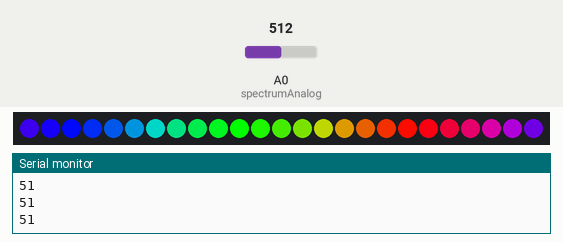
Simulated run of this sketch. Board: Arduino Uno, built with avr-gcc and run on an emulated ATmega328P. Parts: 25 RGB LEDs in strip order, left to right, the last lines printed to the serial monitor. The inputs (shaded band) are chosen by the test bench; at power-on: A0 (spectrumAnalog) = 512.

Above: at 1.2 s.
1.3 s: A0 (spectrumAnalog) set to 140
At 1.48 s:
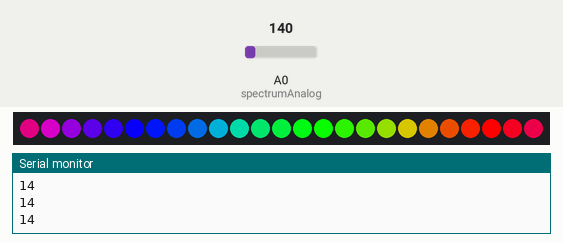
3.7 s: A0 (spectrumAnalog) set to 122
At 3.99 s:
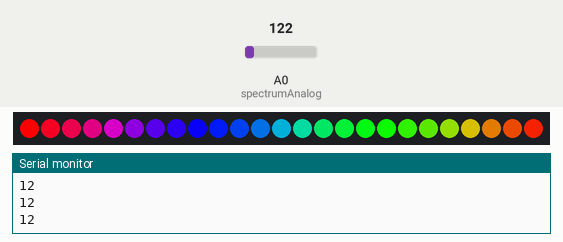
5.9 s: A0 (spectrumAnalog) set to 900
At 6.19 s:
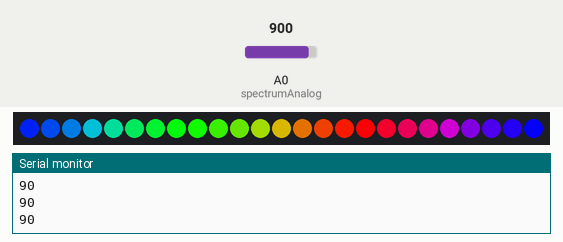
8.4 s: A0 (spectrumAnalog) set to 511
At 8.72 s:
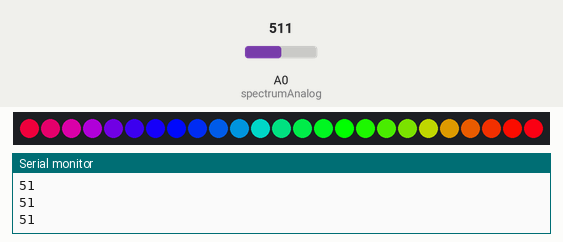
Timing chart, 0 to 11.4 s (numbered marks = the images above; inputs shaded):
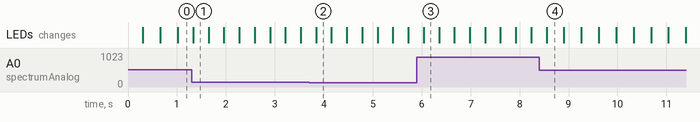

Measured:
- after the input at 1.3 s, the LEDs: change at once (image 1)
- after the input at 3.7 s, the LEDs: change after 0.14 s (image 2)
- after the input at 5.9 s, the LEDs: change after 0.14 s (image 3)
- after the input at 8.4 s, the LEDs: change after 0.15 s (image 4)

The sketch:

blip_sketch_may16a.ino
```cpp
#include "SPI.h"
#include "Adafruit_WS2801.h"

int spectrumReset=5;
int spectrumStrobe=4;
int spectrumAnalog=0;  //0 for left channel, 1 for right.

// Spectrum analyzer read values will be kept here.
int Spectrum[7];

//WS2801 strip = WS2801(32);

//int dataPin = 2;
//int clockPin = 3;

int dataPin = 11;
int clockPin = 12;

//WS2801 strip = WS2801(32, dataPin, clockPin);
Adafruit_WS2801 strip = Adafruit_WS2801(25, dataPin, clockPin);

void setup() {
  Serial.begin(9600);
  spectrum_init();

  strip.begin();
  strip.show(); // all off

  //rainbowCycle(5);

}

int pos = 0;

void loop() {
  // Some example procedures showing how to display to the pixels

  //colorWipe(Color(255, 0, 0), 10);
  //colorWipe(Color(0, 255, 0), 10);
  //colorWipe(Color(0, 0, 255), 10);
  //rainbow(10);
  //rainbowCycle(5);
  unsigned int Counter, Counter2;
  readSpectrum();

  Counter = (Spectrum[0]/10);
  //Counter = ((Spectrum[0] + Spectrum[1]+ Spectrum[2]+ Spectrum[3]+ Spectrum[4]+ Spectrum[5]+ Spectrum[6])/7)/10;
    Serial.println(Counter);
    //if(pos > 256 * 5){ // 5 strips 25 colors
   if(pos > 150){ // 1 strips 25 colors
      pos = 0;
    }

   if(Counter > 5){
    pos += Counter;
    //pos += 2;
    rainbowCycleOne(pos);
   }
   else{
    pos += 2;
    rainbowCycleOne(pos);
    delay(10);
   }
  //}

  /*
  for (pos=0; pos < 256 * 5; pos++) {     // 5 cycles of all 25 colors in the wheel
    rainbowCycleOne(pos);
  }*/
}

void rainbow(uint8_t wait) {
  int i, j;

  for (j=0; j < 256; j++) {     // 3 cycles of all 256 colors in the wheel
    for (i=0; i < strip.numPixels(); i++) {
      strip.setPixelColor(i, Wheel( (i + j) % 255));
    }
    strip.show();   // write all the pixels out
    delay(wait);
  }
}

// Slightly different, this one makes the rainbow wheel equally distributed
// along the chain
void rainbowCycle(uint8_t wait) {
  int i, j;

  for (j=0; j < 256 * 5; j++) {     // 5 cycles of all 25 colors in the wheel
    for (i=0; i < strip.numPixels(); i++) {
      // tricky math! we use each pixel as a fraction of the full 96-color wheel
      // (thats the i / strip.numPixels() part)
      // Then add in j which makes the colors go around per pixel
      // the % 96 is to make the wheel cycle around
      strip.setPixelColor(i, Wheel( ((i * 256 / strip.numPixels()) + j) % 256) );
    }
    strip.show();   // write all the pixels out
    delay(wait);
  }
}


void rainbowCycleOne(int j) {
  int i;

    for (i=0; i < strip.numPixels(); i++) {
      // tricky math! we use each pixel as a fraction of the full 96-color wheel
      // (thats the i / strip.numPixels() part)
      // Then add in j which makes the colors go around per pixel
      // the % 96 is to make the wheel cycle around
      strip.setPixelColor(i, Wheel( ((i * 256 / strip.numPixels()) + j) % 256) );
    }
    strip.show();   // write all the pixels out
    delay(15);
}

// fill the dots one after the other with said color
// good for testing purposes
void colorWipe(uint32_t c, uint8_t wait) {
  int i;

  for (i=0; i < strip.numPixels(); i++) {
      strip.setPixelColor(i, c);
      strip.show();
      delay(wait);
  }
}

/* Helper functions */

// Create a 24 bit color value from R,G,B
uint32_t Color(byte r, byte g, byte b)
{
  uint32_t c;
  c = r;
  c <<= 8;
  c |= g;
  c <<= 8;
  c |= b;
  return c;
}

//Input a value 0 to 255 to get a color value.
//The colours are a transition r - g -b - back to r
uint32_t Wheel(byte WheelPos)
{
  if (WheelPos < 85) {
   return Color(WheelPos * 3, 255 - WheelPos * 3, 0);
  } else if (WheelPos < 170) {
   WheelPos -= 85;
   return Color(255 - WheelPos * 3, 0, WheelPos * 3);
  } else {
   WheelPos -= 170;
   return Color(0, WheelPos * 3, 255 - WheelPos * 3);
  }
}

void readSpectrum()
{

  byte Band;
  for(Band=0;Band <7; Band++)
  {
    Spectrum[Band] = (analogRead(spectrumAnalog) + analogRead(spectrumAnalog) ) >>1; //Read twice and take the average by dividing by 2
    digitalWrite(spectrumStrobe,HIGH);
    digitalWrite(spectrumStrobe,LOW);
  }
}

void spectrum_init()
{
    //Setup pins to drive the spectrum analyzer.
  pinMode(spectrumReset, OUTPUT);
  pinMode(spectrumStrobe, OUTPUT);

  //Init spectrum analyzer
  digitalWrite(spectrumStrobe,LOW);
    delay(1);
  digitalWrite(spectrumReset,HIGH);
    delay(1);
  digitalWrite(spectrumStrobe,HIGH);
    delay(1);
  digitalWrite(spectrumStrobe,LOW);
    delay(1);
  digitalWrite(spectrumReset,LOW);
    delay(5);
}
```
